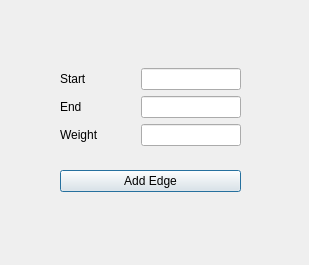
<?xml version="1.0" encoding="UTF-8"?>
<ui version="4.0">
 <class>AddGraphEdgeDialog</class>
 <widget class="QDialog" name="AddGraphEdgeDialog">
  <property name="geometry">
   <rect>
    <x>0</x>
    <y>0</y>
    <width>309</width>
    <height>265</height>
   </rect>
  </property>
  <property name="windowTitle">
   <string>Dialog</string>
  </property>
  <widget class="QWidget" name="layoutWidget">
   <property name="geometry">
    <rect>
     <x>60</x>
     <y>50</y>
     <width>181</width>
     <height>161</height>
    </rect>
   </property>
   <layout class="QVBoxLayout" name="verticalLayout_2">
    <item>
     <layout class="QVBoxLayout" name="verticalLayout">
      <item>
       <layout class="QHBoxLayout" name="horizontalLayout">
        <item>
         <widget class="QLabel" name="label">
          <property name="text">
           <string>Start</string>
          </property>
         </widget>
        </item>
        <item>
         <widget class="QLineEdit" name="startLineEdit">
          <property name="maximumSize">
           <size>
            <width>100</width>
            <height>16777215</height>
           </size>
          </property>
         </widget>
        </item>
       </layout>
      </item>
      <item>
       <layout class="QHBoxLayout" name="horizontalLayout_2">
        <item>
         <widget class="QLabel" name="label_2">
          <property name="text">
           <string>End</string>
          </property>
         </widget>
        </item>
        <item>
         <widget class="QLineEdit" name="endLineEdit">
          <property name="maximumSize">
           <size>
            <width>100</width>
            <height>16777215</height>
           </size>
          </property>
         </widget>
        </item>
       </layout>
      </item>
      <item>
       <layout class="QHBoxLayout" name="horizontalLayout_3">
        <item>
         <widget class="QLabel" name="label_3">
          <property name="text">
           <string>Weight</string>
          </property>
         </widget>
        </item>
        <item>
         <widget class="QLineEdit" name="weightLineEdit">
          <property name="maximumSize">
           <size>
            <width>100</width>
            <height>16777215</height>
           </size>
          </property>
         </widget>
        </item>
       </layout>
      </item>
     </layout>
    </item>
    <item>
     <widget class="QPushButton" name="addEdgeButton">
      <property name="maximumSize">
       <size>
        <width>16777215</width>
        <height>16777215</height>
       </size>
      </property>
      <property name="text">
       <string>Add Edge</string>
      </property>
     </widget>
    </item>
   </layout>
  </widget>
 </widget>
 <resources/>
 <connections/>
</ui>
